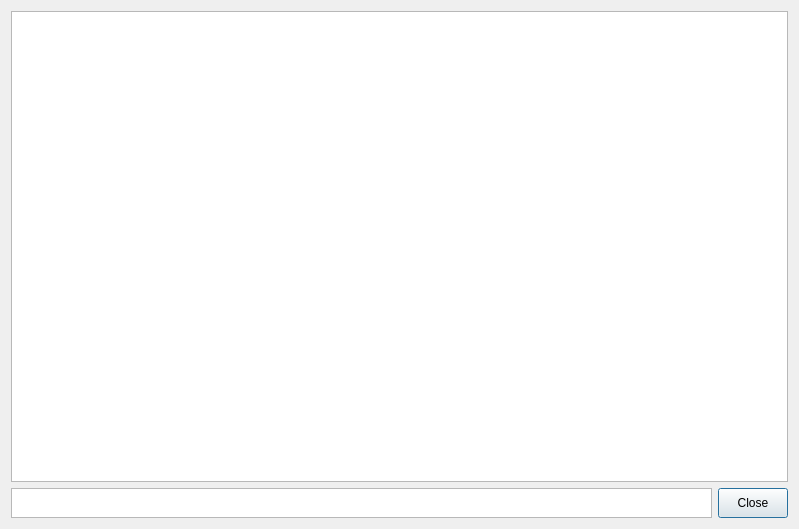
<?xml version="1.0" encoding="UTF-8"?>
<ui version="4.0">
 <class>fullTextWindow</class>
 <widget class="QDialog" name="fullTextWindow">
  <property name="geometry">
   <rect>
    <x>0</x>
    <y>0</y>
    <width>799</width>
    <height>529</height>
   </rect>
  </property>
  <property name="windowTitle">
   <string>Dialog</string>
  </property>
  <layout class="QGridLayout" name="gridLayout">
   <item row="1" column="0">
    <widget class="QTextBrowser" name="topicPath">
     <property name="sizePolicy">
      <sizepolicy hsizetype="Ignored" vsizetype="Maximum">
       <horstretch>0</horstretch>
       <verstretch>0</verstretch>
      </sizepolicy>
     </property>
     <property name="maximumSize">
      <size>
       <width>16777215</width>
       <height>30</height>
      </size>
     </property>
    </widget>
   </item>
   <item row="1" column="1">
    <widget class="QPushButton" name="Close">
     <property name="sizePolicy">
      <sizepolicy hsizetype="Maximum" vsizetype="Maximum">
       <horstretch>0</horstretch>
       <verstretch>0</verstretch>
      </sizepolicy>
     </property>
     <property name="minimumSize">
      <size>
       <width>70</width>
       <height>0</height>
      </size>
     </property>
     <property name="maximumSize">
      <size>
       <width>50</width>
       <height>50</height>
      </size>
     </property>
     <property name="styleSheet">
      <string notr="true">QPushButton:pressed{
	background-color: #00FF00;
}</string>
     </property>
     <property name="text">
      <string>Close</string>
     </property>
    </widget>
   </item>
   <item row="0" column="0" colspan="2">
    <widget class="QTextBrowser" name="topic"/>
   </item>
  </layout>
 </widget>
 <resources/>
 <connections/>
</ui>
